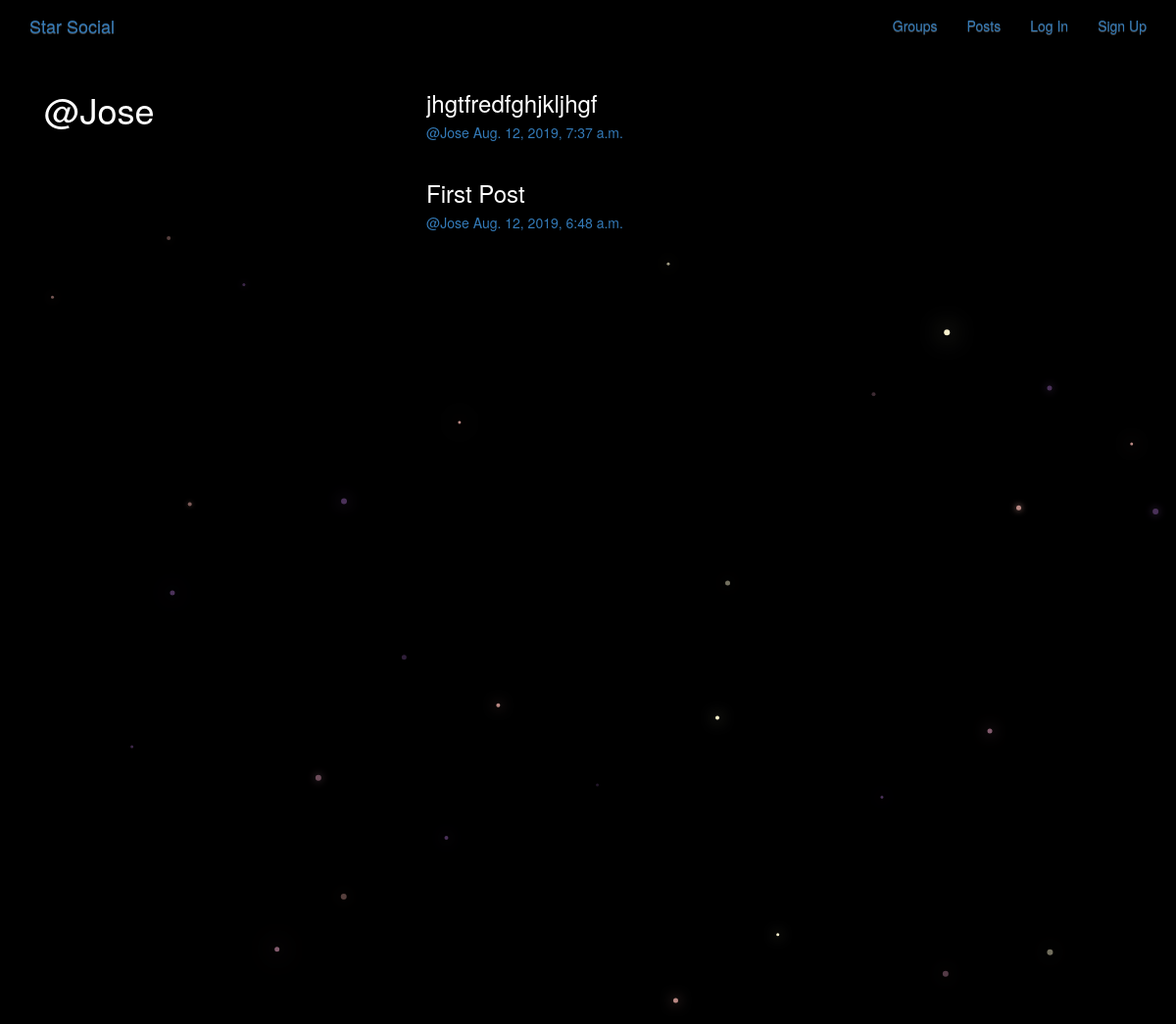
/posts/by/Jose, run on the app's committed database.
### posts/models.py (models this page shows, shortened)
class Post(models.Model):
    user = models.ForeignKey(User,related_name="posts",on_delete=models.CASCADE)
    created_date= models.DateTimeField(auto_now=True)
    message = models.TextField()
    message_html = models.TextField(editable=False,blank=True,default='')
    group = models.ForeignKey(Group,related_name="posts",null=True,blank=True,on_delete=models.CASCADE)
    class Meta:
        ordering = ['-created_date']
        unique_together =  ['user','message']

### posts/views.py (the view)
# urls.py: url(r'by/(?P<username>[-\w]+)',views.UserPosts.as_view(),name='for_user'),
class UserPosts(generic.ListView):
    model = models.Post
    template_name = "posts/user_post_list.html"
    def get_queryset(self):
        try:
            self.post_user = User.objects.prefetch_related('posts').get(username__iexact=self.kwargs.get('username'))
        except User.DoesNotExist:
            raise Http404
        else:
            return self.post_user.posts.all()
    def get_context_data(self,**kwargs):
        context = super().get_context_data(**kwargs)
        context['post_user'] = self.post_user
        return context

### posts/templates/posts/user_post_list.html
{%extends 'posts/post_base.html'%}
{%block prepost %}
<div class="col-md-4">
    <h1>@{{post_user.username}}</h1>
</div>
{%endblock%}
{%block post_content%}
<div class="col-md-8">
    {% for post in post_list %}
    {% include "posts/_post.html" %}
    {% endfor %}
</div>
{%endblock%}

### posts/templates/posts/_post.html (shortened to what this page needs)
<div class="post media">
    <h3>{{post.message_html|safe}}</h3>
    <div class="media-body">
        <h5 class="media-heading">
        <span class="username">
            <a href="{%url 'posts:for_user' username=post.user.username%}">@{{post.user.username}}</a>
        </span>
        <time class="time">
            <a href="{%url 'posts:single' username=post.user.username pk=post.pk%}">
                {{post.created_date}}
            </a>
        </time>
    </h5>
    </div>
</div>

### static/simplesocial/css/master.css (style rules this page uses)
body { margin: 0; overflow: hidden; background-color: black; color:white; }

### data on the page
Post: message_html "jhgtfredfghjkljhgf", user.username "Jose", created_date "Aug. 12, 2019, 7:37 a.m."
Post: message_html "First Post", user.username "Jose", created_date "Aug. 12, 2019, 6:48 a.m."

### other printed values
{{ post_user.username }} "Jose"
